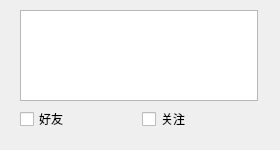
<?xml version="1.0" encoding="UTF-8"?>
<ui version="4.0">
 <class>Item</class>
 <widget class="QWidget" name="Item">
  <property name="geometry">
   <rect>
    <x>0</x>
    <y>0</y>
    <width>280</width>
    <height>150</height>
   </rect>
  </property>
  <property name="minimumSize">
   <size>
    <width>270</width>
    <height>120</height>
   </size>
  </property>
  <property name="maximumSize">
   <size>
    <width>280</width>
    <height>150</height>
   </size>
  </property>
  <property name="windowTitle">
   <string>Form</string>
  </property>
  <widget class="QWidget" name="">
   <property name="geometry">
    <rect>
     <x>10</x>
     <y>0</y>
     <width>258</width>
     <height>141</height>
    </rect>
   </property>
   <layout class="QVBoxLayout" name="verticalLayout">
    <property name="leftMargin">
     <number>10</number>
    </property>
    <property name="topMargin">
     <number>10</number>
    </property>
    <property name="rightMargin">
     <number>10</number>
    </property>
    <property name="bottomMargin">
     <number>10</number>
    </property>
    <item>
     <widget class="QTextBrowser" name="Text">
      <property name="maximumSize">
       <size>
        <width>280</width>
        <height>150</height>
       </size>
      </property>
     </widget>
    </item>
    <item>
     <layout class="QHBoxLayout" name="horizontalLayout">
      <item>
       <widget class="QCheckBox" name="isFriend">
        <property name="text">
         <string>好友</string>
        </property>
       </widget>
      </item>
      <item>
       <widget class="QCheckBox" name="isFollowing">
        <property name="text">
         <string>关注</string>
        </property>
       </widget>
      </item>
     </layout>
    </item>
   </layout>
  </widget>
 </widget>
 <resources/>
 <connections/>
</ui>
